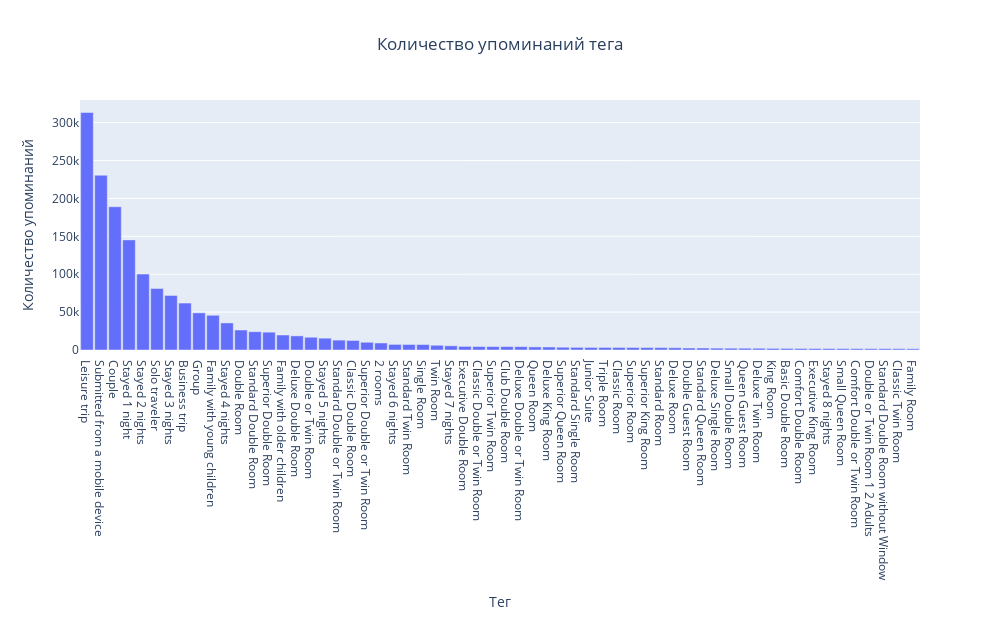

Notebook cell for this chart:
### Code cell
sorted_dict = dict(sorted(tags_all.items(), key=lambda item: item[1], reverse=True)[:60])
# Построение гистограммы
# Распределение категорий признака Требования к опыту
fig_tags = go.Figure(data=go.Bar(x=list(sorted_dict.keys()),
                                 y=list(sorted_dict.values())))
fig_tags.update_layout(autosize = False, width = 1000, height = 620, # Размер полотна
                                bargap=0.1) # Расстояние между столбцами
# Заголовк и подписи осей
fig_tags.update_layout(title='Количество упоминаний тега',
                                title_x=0.5, # Выравнивание заголовка посередине
                                xaxis_title='Тег', # Подпись Х
                                yaxis_title='Количество упоминаний') # Подпись Y
fig_tags.show()

### Figure 1 — Plotly figure (JSON) as saved in the notebook; plotly's stock layout.template omitted (floating-point values rounded to 4 significant figures)
{"data": [{"type": "bar", "x": [" Leisure trip ", " Submitted from a mobile device ", " Couple ", " Stayed 1 night ", " Stayed 2 nights ", " Solo traveler ", " Stayed 3 nights ", " Business trip ", " Group ", " Family with young children ", " Stayed 4 nights ", " Double Room ", " Standard Double Room ", " Superior Double Room ", " Family with older children ", " Deluxe Double Room ", " Double or Twin Room ", " Stayed 5 nights ", " Standard Double or Twin Room ", " Classic Double Room ", " Superior Double or Twin Room ", " 2 rooms ", " Stayed 6 nights ", " Standard Twin Room ", " Single Room ", " Twin Room ", " Stayed 7 nights ", " Executive Double Room ", " Classic Double or Twin Room ", " Superior Twin Room ", " Club Double Room ", " Deluxe Double or Twin Room ", " Queen Room ", " Deluxe King Room ", " Superior Queen Room ", " Standard Single Room ", " Junior Suite ", " Triple Room ", " Classic Room ", " Superior Room ", " Superior King Room ", " Standard Room ", " Deluxe Room ", " Double Guest Room ", " Standard Queen Room ", " Deluxe Single Room ", " Small Double Room ", " Queen Guest Room ", " Deluxe Twin Room ", " King Room ", " Basic Double Room ", " Comfort Double Room ", " Executive King Room ", " Stayed 8 nights ", " Small Queen Room ", " Comfort Double or Twin Room ", " Double or Twin Room 1 2 Adults ", " Standard Double Room without Window ", " Classic Twin Room ", " Family Room "], "y": [313353, 230608, 189046, 145296, 100176, 81166, 71940, 61934, 49057, 45810, 35708, 26386, 24150, 23518, 19787, 18612, 16824, 15592, 13058, 12604, 10238, 9278, 7388, 7325, 7225, 6278, 5541, 4763, 4569, 4530, 4485, 4463, 4071, 3993, 3685, 3470, 3388, 3385, 3322, 3277, 3208, 3157, 2956, 2629, 2611, 2469, 2373, 2355, 2309, 2135, 2125, 2005, 1962, 1907, 1890, 1832, 1812, 1808, 1731, 1651]}], "layout": {"autosize": false, "bargap": 0.1, "height": 620, "title": {"text": "Количество упоминаний тега", "x": 0.5}, "width": 1000, "xaxis": {"title": {"text": "Тег"}}, "yaxis": {"title": {"text": "Количество упоминаний"}}}}
